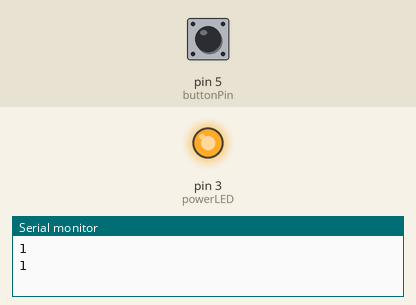
This sketch was run on a simulated Arduino Uno, built with avr-gcc and run on an emulated ATmega328P. Parts: output pins drawn as LEDs (lit = HIGH), the last lines printed to the serial monitor. Inputs (shaded band) come from the test bench; at power-on: pin 5 (buttonPin) HIGH. No radio packets arrive unless stated.

Above: at 3.2 s.
3.3 s: pin 5 (buttonPin) pulled LOW for 1.2 s
At 4.5 s:
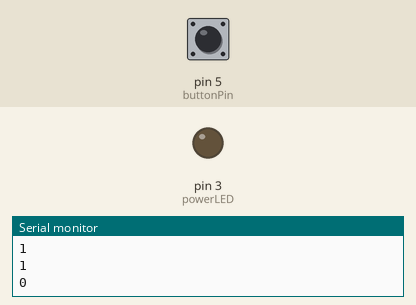
6.5 s: pin 5 (buttonPin) pulled LOW for 3.2 s
At 10.6 s:
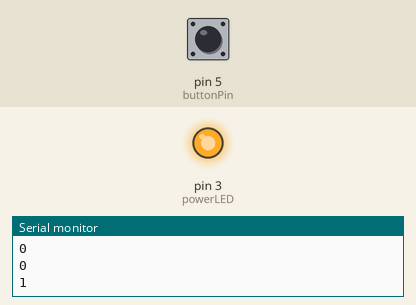
Timing chart, 0 to 12.1 s (numbered marks = the images above; inputs shaded):
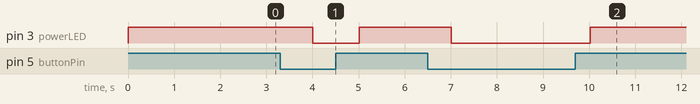

Measured:
- after the input at 3.3 s, pin 3 (powerLED): HIGH → LOW after 0.71 s, → HIGH 1.0 s later
- after the input at 6.5 s, pin 3 (powerLED): HIGH → LOW after 0.51 s, → HIGH 3.0 s later

The sketch:

Transmiter.ino
```cpp
#include <SPI.h>
#include <nRF24L01.h>
#include <RF24.h>

#define buttonPin 5
#define powerLED 3
int buttonState = 0;
//int leaksensorState = 0;

RF24 radio(7,8 ); // CE, CSN
const byte address[6] = "00001";
void setup() {
  pinMode(buttonPin, INPUT_PULLUP);
  pinMode(powerLED, OUTPUT);
  Serial.begin(9600);
  digitalWrite(powerLED, HIGH);
  delay(2000);
  digitalWrite(powerLED, LOW);
  radio.begin();
  radio.openWritingPipe(address);
  radio.setPALevel(RF24_PA_MIN);
  radio.stopListening();
}
void loop() {
  buttonState = digitalRead(buttonPin);
//  leaksensorState = digitalRead(leaksensor);
  Serial.println(buttonState);
//  Serial.print("leaksensorState:");
//  Serial.println(leaksensorState,DEC);
  digitalWrite(powerLED,buttonState);
  radio.write(&buttonState, sizeof(buttonState));
//  radio.write(&buttonState, sizeof(leaksensorState));
  delay(1000);
}
```
